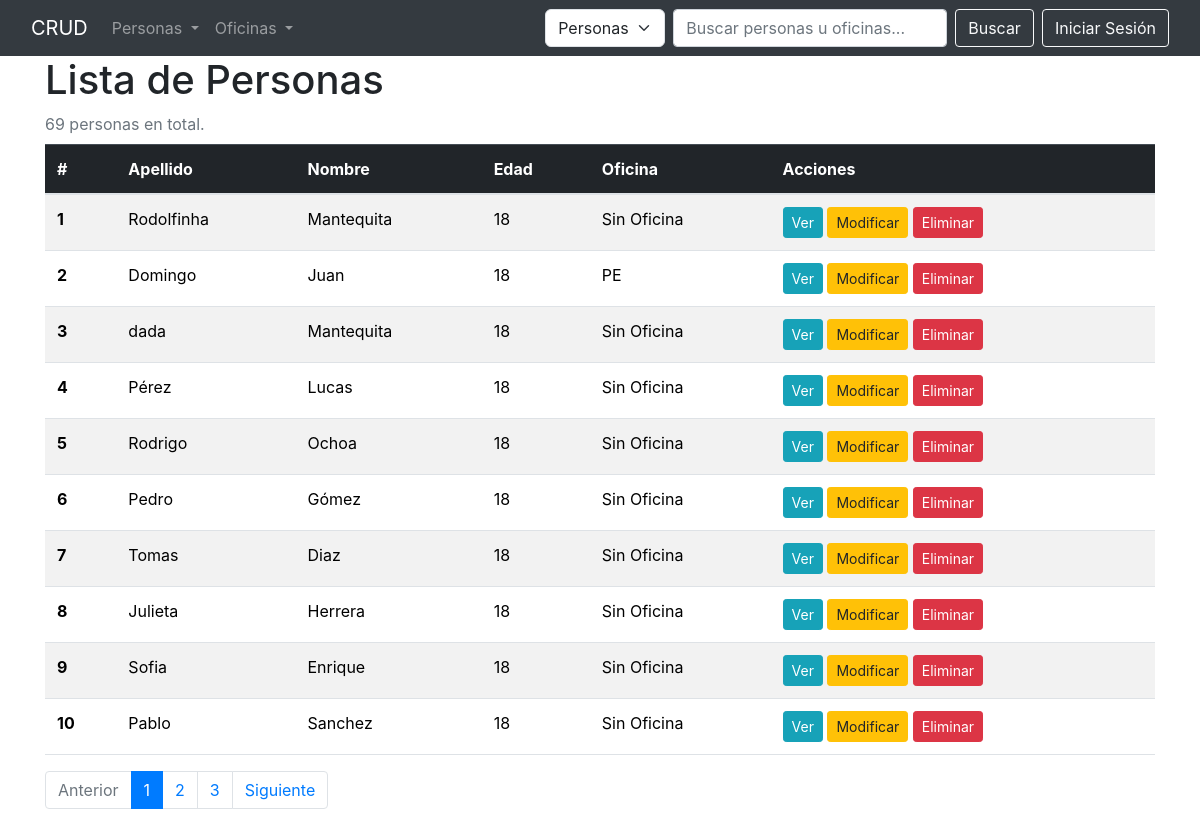
Page /persona/lista/ on the earlier database version.
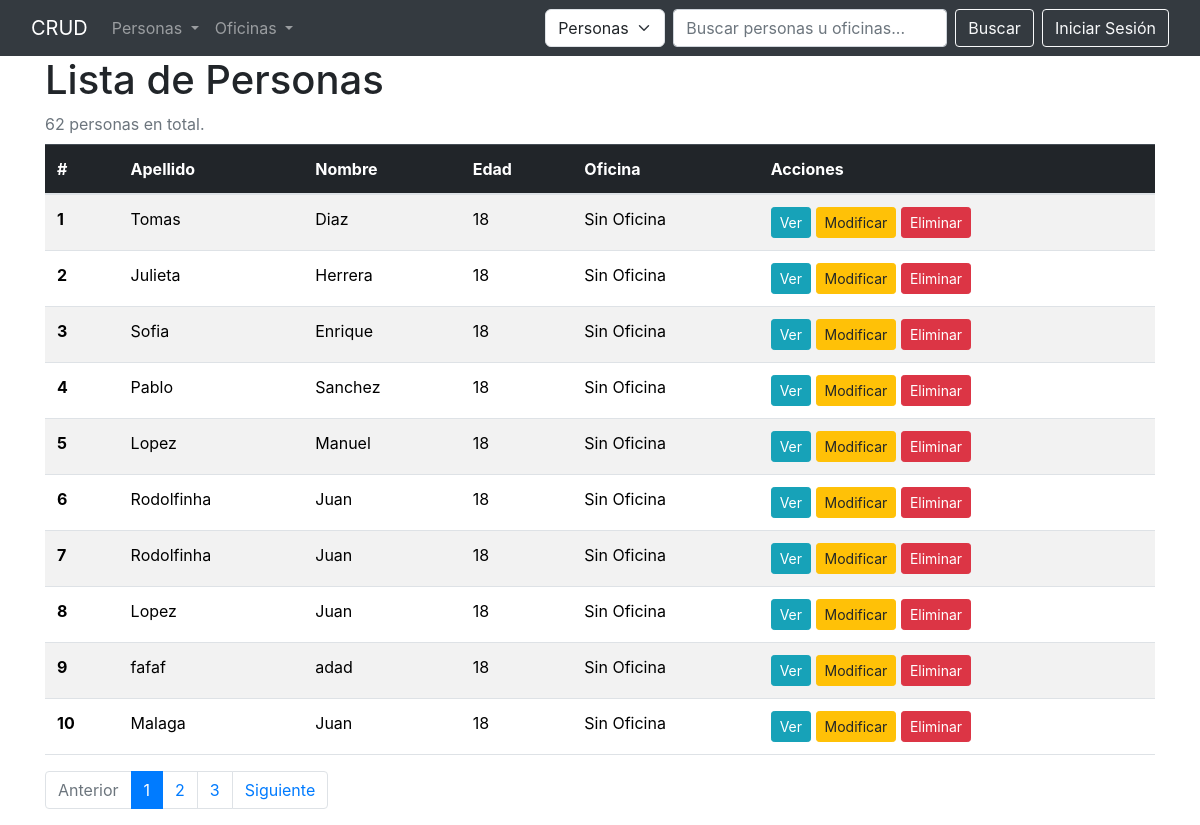
Same page on the later database version.
### persona/models.py (models this page shows, shortened)
class Persona(models.Model):
    apellido = models.CharField(verbose_name="apellido", max_length=50)
    nombre = models.CharField(verbose_name="nombre", max_length=50)
    edad = models.IntegerField(verbose_name="edad",
    validators=[
        MinValueValidator(18, message="La edad mínima es 18 años."),
        MaxValueValidator(90, message="La edad máxima es 90 años.")
    ],
    help_text="Ingrese la edad de la persona.")
    oficina = models.ForeignKey(Oficina, on_delete=models.PROTECT, related_name="personas", null=True, blank=True)
    class Meta:
        verbose_name = 'Persona'
        verbose_name_plural = 'Personas'

### oficina/models.py (models this page shows, shortened)
class Oficina(models.Model):
    nombre = models.CharField(max_length=50,unique=True)
    nombre_corto = models.CharField(max_length=10,unique=True,
     help_text="Nombre corto de la oficina (ADM, JAS,MARK, etc)"
    ,validators = [Validacion_nombre_corto])
    class Meta:
        verbose_name = 'Oficina'
        verbose_name_plural = 'Oficinas'

### persona/views.py (the view)
class PersonaListView(ListView):
    model = Persona
    template_name = "persona/lista.html"
    context_object_name = "personas"
    paginate_by = 10

### templates/persona/lista.html
{% extends 'base.html' %}
{% block content %}
<h1>Lista de Personas</h1>
<p class="mb-2 text-muted">
    {{ page_obj.paginator.count }} personas en total.
</p>
<div class="table-responsive">
  <table class="table table-striped">
    <thead class="table-dark">
      <tr>
        <th scope="col">#</th>
        <th scope="col">Apellido</th>
        <th scope="col">Nombre</th>
        <th scope="col">Edad</th>
        <th scope="col">Oficina</th>
        <th scope="col">Acciones</th>
      </tr>
    </thead>
    <tbody>
      {% for persona in personas %}
        <tr>
          <th scope="row">{{ forloop.counter0|add:page_obj.start_index }}</th>
          <td>{{ persona.apellido }}</td>
          <td>{{ persona.nombre }}</td>
          <td>{{ persona.edad }}</td>
          <td>
              {% if persona.oficina %}
                  {{ persona.oficina.nombre_corto|slice:":10" }}
              {% else %}
                  Sin Oficina
              {% endif %}
          </td>
          <td>
            <a href="{% url 'persona:detalle' persona.pk %}" class="btn btn-info btn-sm">Ver</a>
            <a href="{% url 'persona:actualizar' persona.pk %}" class="btn btn-warning btn-sm">Modificar</a>
            <a href="{% url 'persona:eliminar' persona.pk %}" class="btn btn-danger btn-sm">Eliminar</a>
          </td>
        </tr>
      {% endfor %}
    </tbody>
  </table>
</div>
<div class="pagination">
  {% include 'paginator.html' %}
</div>
{% endblock content %}

Differences in the rows shown:
removed Persona: apellido "Rodolfinha", nombre "Mantequita", edad "18", shows "Sin Oficina"
removed Persona: apellido "Domingo", nombre "Juan", edad "18", oficina.nombre_corto "PE"
removed Persona: apellido "dada", nombre "Mantequita", edad "18", shows "Sin Oficina"
removed Persona: apellido "Pérez", nombre "Lucas", edad "18", shows "Sin Oficina"
removed Persona: apellido "Rodrigo", nombre "Ochoa", edad "18", shows "Sin Oficina"
removed Persona: apellido "Pedro", nombre "Gómez", edad "18", shows "Sin Oficina"
now on this page (row unchanged): Persona: apellido "Lopez", nombre "Manuel", edad "18", shows "Sin Oficina"
now on this page (row unchanged): Persona: apellido "Rodolfinha", nombre "Juan", edad "18", shows "Sin Oficina"
now on this page (row unchanged): Persona: apellido "Rodolfinha", nombre "Juan", edad "18", shows "Sin Oficina"
now on this page (row unchanged): Persona: apellido "Lopez", nombre "Juan", edad "18", shows "Sin Oficina"
now on this page (row unchanged): Persona: apellido "fafaf", nombre "adad", edad "18", shows "Sin Oficina"
now on this page (row unchanged): Persona: apellido "Malaga", nombre "Juan", edad "18", shows "Sin Oficina"
Other differences:
{{ page_obj.paginator.count }}: "69" → "62"
